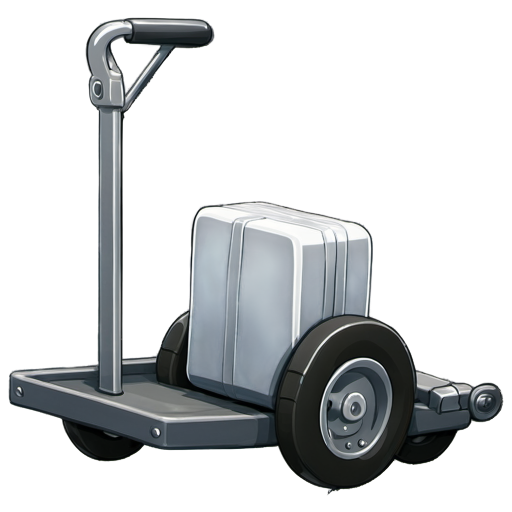
#> input picture tools/style-lora/output/gen/baggage-tug.png, 1024 x 1024 px (shown at 1/2 size); its folder holds 4 pictures in this run
$ python qa_filter.py
#> lines starting #> are read from the running program, lines starting #| are printed output that depends on the picture
#!/usr/bin/env python3
"""
Auto-QA for generated sprites. Flags the failure modes we hit by hand:
  - dirty alpha / halo  (too many semi-transparent pixels — the gem haze)
  - multiple objects    (>1 big connected blob — the 3-coin pile / sprite sheets)
  - blank / over-full    (almost no object, or no transparent background)
  - missing alpha
Writes output/gen/qa_report.json + a printed table. With --apply, moves failures
to output/gen/_rejected/ so only clean sprites remain for finalize.

Run with ComfyUI's bundled python (has Pillow) or any python+pillow:
    python qa_filter.py [--dir <gen dir>] [--apply]
"""
import argparse
import json
import shutil
from collections import deque
from pathlib import Path

from PIL import Image

HERE = Path(__file__).resolve().parent
ROOT = HERE.parent
DEFAULT_DIR = ROOT / "output" / "gen"
N = 128  # alpha is downscaled to N x N for fast analysis


def connected_components(mask: bytearray, min_area: int) -> list[int]:
    seen = bytearray(N * N)
    areas = []
    for start in range(N * N):
        if mask[start] and not seen[start]:
            q = deque([start])
            seen[start] = 1
            area = 0
            while q:
                p = q.popleft()
                area += 1
                x, y = p % N, p // N
                for nx, ny in ((x + 1, y), (x - 1, y), (x, y + 1), (x, y - 1)):
                    if 0 <= nx < N and 0 <= ny < N:
                        q2 = ny * N + nx
                        if mask[q2] and not seen[q2]:
                            seen[q2] = 1
                            q.append(q2)
            if area >= min_area:
                areas.append(area)
    return sorted(areas, reverse=True)


def qa_one(path: Path) -> dict:
    im = Image.open(path)
#> im is the input picture: PIL image 1024x1024 RGBA; mean R, G, B, A 95.1, 103.2, 107.7, 77.4
    if im.mode != "RGBA":
        return {"file": path.name, "issues": ["no-alpha"], "pass": False}
    px = list(im.getchannel("A").resize((N, N)).getdata())
#> px = 16384 values, max 255 at index 671, min 0 at index 0, mean 77.45
    total = len(px)
#> total = 16384
    transparent = sum(1 for v in px if v <= 16)
#> transparent = 10826
    semi = sum(1 for v in px if 16 < v < 240)
#> semi = 1793
    bg = 100.0 * transparent / total
#> bg = 66.08
    semi_pct = 100.0 * semi / total
#> semi_pct = 10.94
    comps = connected_components(bytearray(1 if v > 40 else 0 for v in px),
                                 min_area=int(0.005 * total))
#> comps = [5491]

    issues = []
    if bg < 15:
        issues.append(f"bg-too-full({bg:.0f}%)")
    if bg > 96:
        issues.append(f"near-blank({bg:.0f}%)")
    if semi_pct > 10:
        issues.append(f"dirty-alpha/halo({semi_pct:.0f}%)")
    if len(comps) > 1:
        issues.append(f"multi-object({len(comps)})")
    return {"file": path.name, "bg": round(bg, 1), "semi": round(semi_pct, 1),
            "comps": len(comps), "issues": issues, "pass": not issues}


def main() -> None:
    ap = argparse.ArgumentParser()
    ap.add_argument("--dir", type=Path, default=DEFAULT_DIR)
    ap.add_argument("--apply", action="store_true",
                    help="move failing sprites to _rejected/")
    args = ap.parse_args()

    rejected = args.dir / "_rejected"
    files = sorted(p for p in args.dir.glob("*.png"))
    report = [qa_one(p) for p in files]
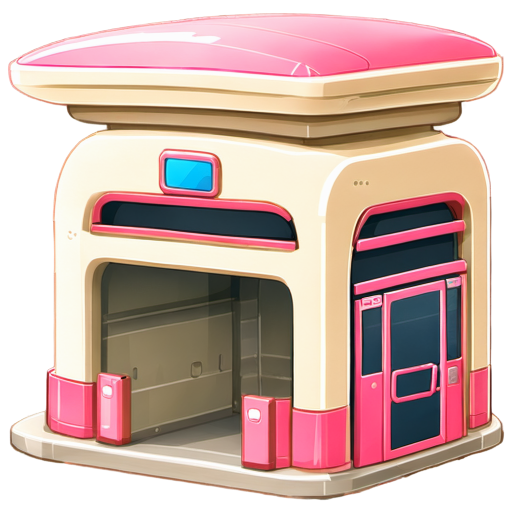
#> input picture tools/style-lora/output/gen/bay-board.png, 1024 x 1024 px (shown at 1/2 size)
#> in qa_one, im is the input picture: PIL image 1024x1024 RGBA; mean R, G, B, A 195, 156.6, 147.4, 196
#> in qa_one (call 2), `px = list(im.getchannel("A").resize((N, N)).getdata())`: px = 16384 values, max 255 at index 568, min 0 at index 0, mean 196
#> in qa_one (call 2), `transparent = sum(1 for v in px if v <= 16)`: transparent = 3559
#> in qa_one (call 2), `semi = sum(1 for v in px if 16 < v < 240)`: semi = 511
#> in qa_one (call 2), `bg = 100.0 * transparent / total`: bg = 21.72
#> in qa_one (call 2), `semi_pct = 100.0 * semi / total`: semi_pct = 3.12
#> in qa_one (call 2), `comps = connected_components(bytearray(1 if v > 40 else 0 for v in px)..`: comps = [12780]
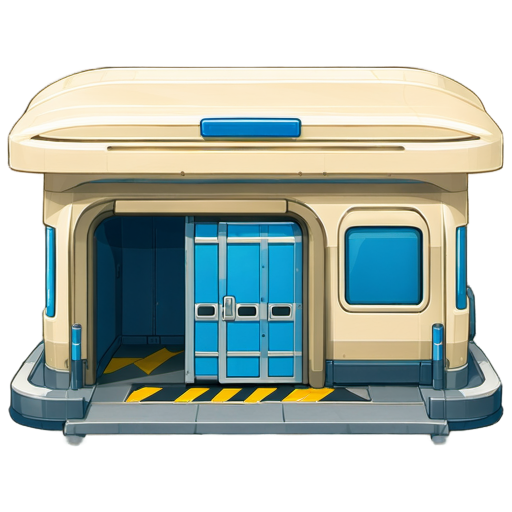
#> input picture tools/style-lora/output/gen/bay-deice.png, 1024 x 1024 px (shown at 1/2 size)
#> in qa_one, im is the input picture: PIL image 1024x1024 RGBA; mean R, G, B, A 147.3, 159.7, 147.5, 160.1
#> in qa_one (call 3), `px = list(im.getchannel("A").resize((N, N)).getdata())`: px = 16384 values, max 255 at index 2202, min 0 at index 0, mean 160.1
#> in qa_one (call 3), `transparent = sum(1 for v in px if v <= 16)`: transparent = 5870
#> in qa_one (call 3), `semi = sum(1 for v in px if 16 < v < 240)`: semi = 456
#> in qa_one (call 3), `bg = 100.0 * transparent / total`: bg = 35.83
#> in qa_one (call 3), `semi_pct = 100.0 * semi / total`: semi_pct = 2.78
#> in qa_one (call 3), `comps = connected_components(bytearray(1 if v > 40 else 0 for v in px)..`: comps = [10471]
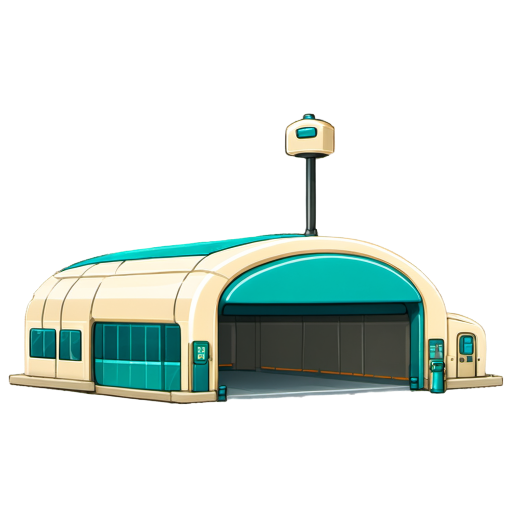
#> input picture tools/style-lora/output/gen/bay-fuel.png, 1024 x 1024 px (shown at 1/2 size)
#> in qa_one, im is the input picture: PIL image 1024x1024 RGBA; mean R, G, B, A 119.4, 154.9, 136.9, 64.7
#> in qa_one (call 4), `px = list(im.getchannel("A").resize((N, N)).getdata())`: px = 16384 values, max 255 at index 3788, min 0 at index 0, mean 64.73
#> in qa_one (call 4), `transparent = sum(1 for v in px if v <= 16)`: transparent = 12049
#> in qa_one (call 4), `semi = sum(1 for v in px if 16 < v < 240)`: semi = 388
#> in qa_one (call 4), `bg = 100.0 * transparent / total`: bg = 73.54
#> in qa_one (call 4), `semi_pct = 100.0 * semi / total`: semi_pct = 2.37
#> in qa_one (call 4), `comps = connected_components(bytearray(1 if v > 40 else 0 for v in px)..`: comps = [4296]
#> report = 4 items

    print(f"{'file':32} {'bg%':>5} {'semi%':>6} {'comp':>4}  verdict")
    for r in report:
        v = "OK" if r["pass"] else "FAIL: " + ", ".join(r["issues"])
        print(f"{r['file']:32} {r.get('bg',''):>5} {r.get('semi',''):>6} "
              f"{r.get('comps',''):>4}  {v}")
        if args.apply and not r["pass"]:
            rejected.mkdir(exist_ok=True)
            shutil.move(str(args.dir / r["file"]), str(rejected / r["file"]))
#> this loop made 4 passes
#| baggage-tug.png                   66.1   10.9    1  FAIL: dirty-alpha/halo(11%)
#| bay-board.png                     21.7    3.1    1  OK
#| bay-deice.png                     35.8    2.8    1  OK
#| bay-fuel.png                      73.5    2.4    1  OK

    (args.dir / "qa_report.json").write_text(
        json.dumps(report, indent=2), encoding="utf-8")
    n_pass = sum(1 for r in report if r["pass"])
#> n_pass = 3
    print(f"\n{n_pass}/{len(report)} passed."
          + (f" {len(report)-n_pass} moved to {rejected}" if args.apply else
             " (run with --apply to quarantine failures)"))
#| 3/4 passed. (run with --apply to quarantine failures)


if __name__ == "__main__":
    main()
